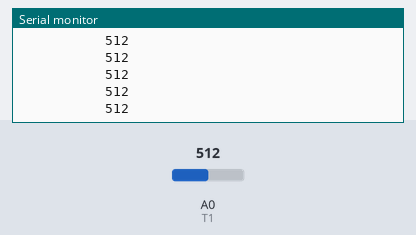
The sketch below on a simulated Arduino Uno, built with avr-gcc and run on an emulated ATmega328P. Parts: the last lines printed to the serial monitor. The test bench sets the inputs (shaded band); at power-on: A0 (T1) = 512.

Above: at 1.2 s.
1.3 s: A0 (T1) set to 987
At 2.4 s:
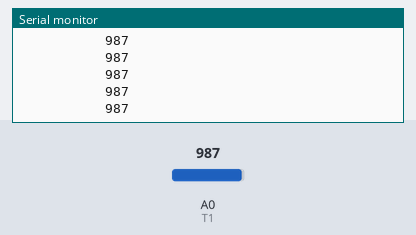
4.3 s: A0 (T1) set to 1007
At 5.1 s:
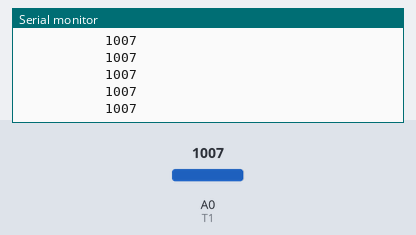
Timing chart, 0 to 7.3 s (numbered marks = the images above; inputs shaded):
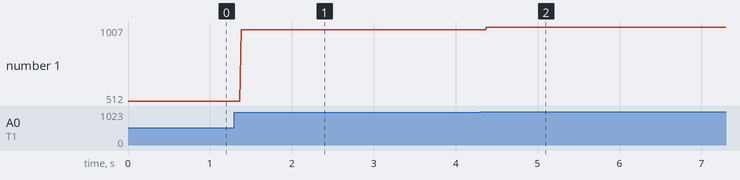

Measured:
- after the input at 1.3 s, the serial monitor: prints a new line after 0.08 s (image 1)
- after the input at 4.3 s, the serial monitor: prints a new line after 0.08 s (image 2)
- plotted number 1: 512 → 987 after the input at 1.3 s, 987 → 1007 after the input at 4.3 s

The sketch:

infrarouge-1-test.ino
```cpp
#define T1 A0
int IR1;

void setup() {
 Serial.begin(9600);
pinMode(T1, INPUT);
}

void loop() {
IR1 = analogRead(T1);
Serial.print("           ");
Serial.println(IR1);
}
```
